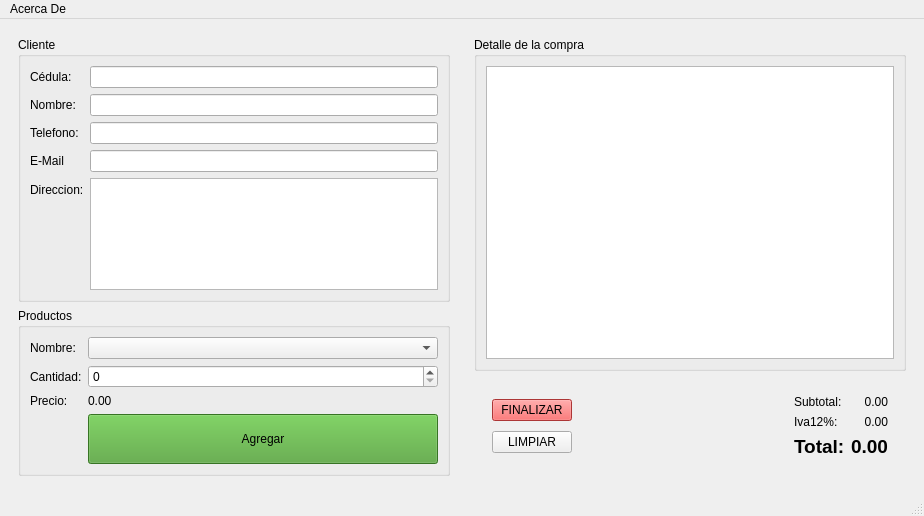
<?xml version="1.0" encoding="UTF-8"?>
<ui version="4.0">
 <class>Tienda</class>
 <widget class="QMainWindow" name="Tienda">
  <property name="geometry">
   <rect>
    <x>0</x>
    <y>0</y>
    <width>924</width>
    <height>516</height>
   </rect>
  </property>
  <property name="maximumSize">
   <size>
    <width>924</width>
    <height>600</height>
   </size>
  </property>
  <property name="windowTitle">
   <string>Tienda</string>
  </property>
  <property name="windowIcon">
   <iconset resource="Resources.qrc">
    <normaloff>:/Recursos/store.png</normaloff>:/Recursos/store.png</iconset>
  </property>
  <widget class="QWidget" name="centralwidget">
   <layout class="QHBoxLayout" name="horizontalLayout">
    <item>
     <widget class="QWidget" name="widget" native="true">
      <property name="minimumSize">
       <size>
        <width>450</width>
        <height>0</height>
       </size>
      </property>
      <property name="maximumSize">
       <size>
        <width>600</width>
        <height>16777215</height>
       </size>
      </property>
      <layout class="QVBoxLayout" name="verticalLayout">
       <item>
        <widget class="QGroupBox" name="groupBox_3">
         <property name="maximumSize">
          <size>
           <width>450</width>
           <height>450</height>
          </size>
         </property>
         <property name="title">
          <string>Cliente</string>
         </property>
         <layout class="QFormLayout" name="formLayout">
          <item row="0" column="0">
           <widget class="QLabel" name="label_4">
            <property name="text">
             <string>Cédula:</string>
            </property>
           </widget>
          </item>
          <item row="0" column="1">
           <widget class="QLineEdit" name="inCedula"/>
          </item>
          <item row="2" column="0">
           <widget class="QLabel" name="label_5">
            <property name="text">
             <string>Nombre:</string>
            </property>
           </widget>
          </item>
          <item row="4" column="0">
           <widget class="QLabel" name="label_6">
            <property name="text">
             <string>Telefono:</string>
            </property>
           </widget>
          </item>
          <item row="5" column="0">
           <widget class="QLabel" name="label_7">
            <property name="text">
             <string>E-Mail</string>
            </property>
           </widget>
          </item>
          <item row="5" column="1">
           <widget class="QLineEdit" name="inMail"/>
          </item>
          <item row="6" column="0">
           <widget class="QLabel" name="label_8">
            <property name="text">
             <string>Direccion:</string>
            </property>
           </widget>
          </item>
          <item row="2" column="1">
           <widget class="QLineEdit" name="inNom"/>
          </item>
          <item row="4" column="1">
           <widget class="QLineEdit" name="inTelf"/>
          </item>
          <item row="6" column="1">
           <widget class="QTextEdit" name="inDireccion">
            <property name="maximumSize">
             <size>
              <width>450</width>
              <height>150</height>
             </size>
            </property>
            <property name="lineWidth">
             <number>3</number>
            </property>
           </widget>
          </item>
         </layout>
        </widget>
       </item>
       <item>
        <widget class="QGroupBox" name="groupBox_2">
         <property name="title">
          <string>Productos</string>
         </property>
         <layout class="QFormLayout" name="formLayout_2">
          <item row="0" column="0">
           <widget class="QLabel" name="label">
            <property name="text">
             <string>Nombre:</string>
            </property>
           </widget>
          </item>
          <item row="0" column="1">
           <widget class="QComboBox" name="inNombre"/>
          </item>
          <item row="1" column="0">
           <widget class="QLabel" name="label_2">
            <property name="text">
             <string>Cantidad:</string>
            </property>
           </widget>
          </item>
          <item row="1" column="1">
           <widget class="QSpinBox" name="inCantidad"/>
          </item>
          <item row="2" column="0">
           <widget class="QLabel" name="label_3">
            <property name="text">
             <string>Precio:</string>
            </property>
           </widget>
          </item>
          <item row="2" column="1">
           <widget class="QLabel" name="outPrecio">
            <property name="text">
             <string>0.00</string>
            </property>
           </widget>
          </item>
          <item row="3" column="1">
           <widget class="QPushButton" name="btnAgregar">
            <property name="minimumSize">
             <size>
              <width>0</width>
              <height>50</height>
             </size>
            </property>
            <property name="styleSheet">
             <string notr="true">background-color: rgb(77, 162, 51);</string>
            </property>
            <property name="text">
             <string>Agregar</string>
            </property>
           </widget>
          </item>
         </layout>
        </widget>
       </item>
      </layout>
     </widget>
    </item>
    <item>
     <widget class="QWidget" name="widget_2" native="true">
      <property name="minimumSize">
       <size>
        <width>450</width>
        <height>0</height>
       </size>
      </property>
      <layout class="QVBoxLayout" name="verticalLayout_2">
       <item>
        <widget class="QGroupBox" name="groupBox">
         <property name="title">
          <string>Detalle de la compra</string>
         </property>
         <layout class="QVBoxLayout" name="verticalLayout_3">
          <item>
           <widget class="QTableWidget" name="outDetalle"/>
          </item>
         </layout>
        </widget>
       </item>
       <item>
        <widget class="QWidget" name="widget_3" native="true">
         <layout class="QHBoxLayout" name="horizontalLayout_2">
          <item>
           <widget class="QWidget" name="widget_5" native="true">
            <layout class="QVBoxLayout" name="verticalLayout_4">
             <item>
              <widget class="QPushButton" name="pushButton">
               <property name="styleSheet">
                <string notr="true">background-color: rgb(241, 75, 75);</string>
               </property>
               <property name="text">
                <string>FINALIZAR</string>
               </property>
              </widget>
             </item>
             <item>
              <widget class="QPushButton" name="pushButton_2">
               <property name="text">
                <string>LIMPIAR</string>
               </property>
              </widget>
             </item>
            </layout>
           </widget>
          </item>
          <item>
           <spacer name="horizontalSpacer">
            <property name="orientation">
             <enum>Qt::Horizontal</enum>
            </property>
            <property name="sizeHint" stdset="0">
             <size>
              <width>424</width>
              <height>20</height>
             </size>
            </property>
           </spacer>
          </item>
          <item>
           <widget class="QWidget" name="widget_4" native="true">
            <layout class="QFormLayout" name="formLayout_3">
             <item row="0" column="0">
              <widget class="QLabel" name="label_10">
               <property name="text">
                <string>Subtotal:</string>
               </property>
              </widget>
             </item>
             <item row="0" column="1">
              <widget class="QLabel" name="outSubtotal_13">
               <property name="text">
                <string>0.00</string>
               </property>
               <property name="alignment">
                <set>Qt::AlignRight|Qt::AlignTrailing|Qt::AlignVCenter</set>
               </property>
              </widget>
             </item>
             <item row="1" column="0">
              <widget class="QLabel" name="label_11">
               <property name="text">
                <string>Iva12%:</string>
               </property>
              </widget>
             </item>
             <item row="2" column="0">
              <widget class="QLabel" name="label_12">
               <property name="font">
                <font>
                 <pointsize>14</pointsize>
                 <weight>75</weight>
                 <bold>true</bold>
                </font>
               </property>
               <property name="text">
                <string>Total:</string>
               </property>
              </widget>
             </item>
             <item row="1" column="1">
              <widget class="QLabel" name="outIva">
               <property name="text">
                <string>0.00</string>
               </property>
               <property name="alignment">
                <set>Qt::AlignRight|Qt::AlignTrailing|Qt::AlignVCenter</set>
               </property>
              </widget>
             </item>
             <item row="2" column="1">
              <widget class="QLabel" name="outTotal">
               <property name="font">
                <font>
                 <pointsize>14</pointsize>
                 <weight>75</weight>
                 <bold>true</bold>
                </font>
               </property>
               <property name="text">
                <string>0.00</string>
               </property>
               <property name="alignment">
                <set>Qt::AlignRight|Qt::AlignTrailing|Qt::AlignVCenter</set>
               </property>
              </widget>
             </item>
            </layout>
           </widget>
          </item>
         </layout>
        </widget>
       </item>
      </layout>
     </widget>
    </item>
   </layout>
  </widget>
  <widget class="QMenuBar" name="menubar">
   <property name="geometry">
    <rect>
     <x>0</x>
     <y>0</y>
     <width>924</width>
     <height>22</height>
    </rect>
   </property>
   <widget class="QMenu" name="menuAcerca_De">
    <property name="title">
     <string>Acerca De</string>
    </property>
    <addaction name="actionAcerca_de_TiendaP59"/>
   </widget>
   <addaction name="menuAcerca_De"/>
  </widget>
  <widget class="QStatusBar" name="statusbar"/>
  <action name="actionAcerca_de_TiendaP59">
   <property name="text">
    <string>&amp;Acerca de TiendaP59</string>
   </property>
   <property name="shortcut">
    <string>Ctrl+A</string>
   </property>
  </action>
 </widget>
 <resources>
  <include location="Resources.qrc"/>
 </resources>
 <connections/>
</ui>
